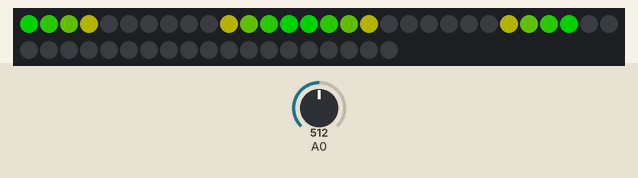
Simulated run of this sketch. Board: Arduino Uno, built with avr-gcc and run on an emulated ATmega328P. On the bench: 49 RGB LEDs in strip order, left to right, continuing on the next row. Inputs (shaded band) come from the test bench; at power-on: A0 = 512. Dim RGB values are drawn brighter than linear.

Above: at 1.26 s.
1.3 s: A0 set to 0
At 2.1 s:
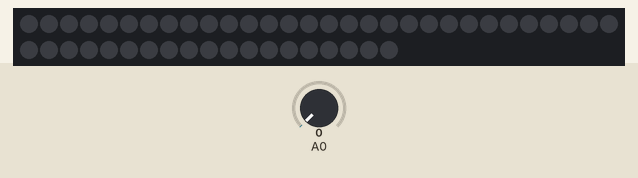
2.8 s: A0 set to 892
At 3.25 s:
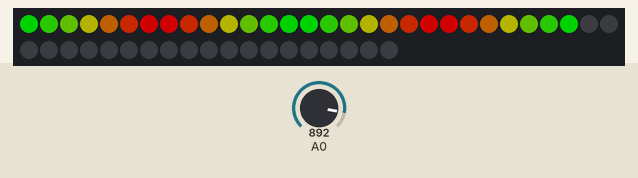
5.2 s: A0 set to 716
At 5.66 s:
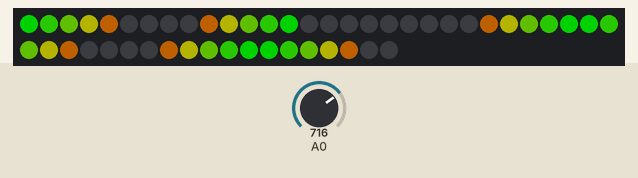
7.6 s: A0 set to 431
At 7.77 s:
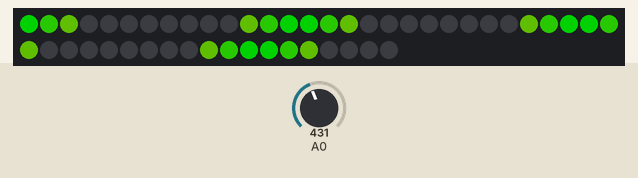
10.0 s: A0 set to 284
At 10.25 s:
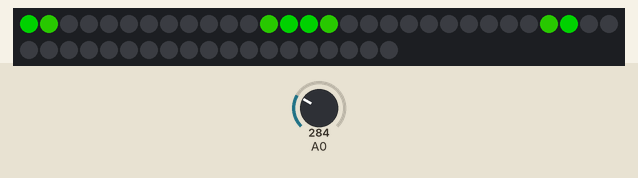
12.5 s: A0 set to 304
At 13.5 s:
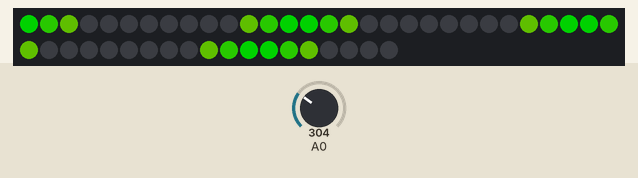
Timing chart, 0 to 15.5 s (numbered marks = the images above; inputs shaded):
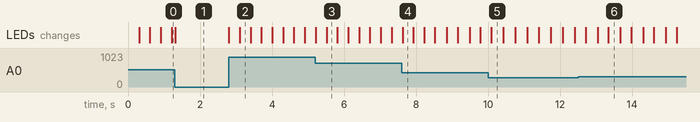

The sketch:

Prueba_con_poti.ino
```cpp
#include <Adafruit_NeoPixel.h>
#ifdef __AVR__
#include <avr/power.h>
#endif

#define PIN        6
#define NUMPIXELS 49

int leftspec[7], rightspect[7];
int leftcount = 0, rightcount = 0;

Adafruit_NeoPixel pixels(NUMPIXELS, PIN, NEO_GRB + NEO_KHZ800);

void setup() {
  #if defined(__AVR_ATtiny85__) && (F_CPU == 16000000)
  clock_prescale_set(clock_div_1);
  #endif
  // END of Trinket-specific code.

  pixels.begin();

  pixels.clear(); // Set all pixel colors to 'off'
  pixels.show();
}

void loop() {

  leftspec[leftcount] = analogRead(A0);
  pintar(leftcount, leftspec[leftcount]);

  leftcount++;
  if(leftcount == 7){
   leftcount = 0;
  }
}

void pintar(int banda, int intensidad)
{
  pixels.fill(0, banda*7, (banda*7)+7);
  // SI LA BANDA DE FRECUENCIA ES PAR, ENCENDEMOS LOS LEDS CORRESPONDIENTES DE FORMA ASCENDENTE
  if(banda%2 == 0)
  {
    if((intensidad > 0) && (intensidad < 147))
    {

      for(int i=0; i < 1; i++)
      {
        pixels.setPixelColor((banda*7) + i, pixels.Color(0+(i*20), 120-(i*20), 0));
      }
    }

    else if((intensidad >= 147) && (intensidad < 294))
    {
      for(int i=0; i < 2; i++)
      {
        pixels.setPixelColor((banda*7) + i, pixels.Color(0+(i*20), 120-(i*20), 0));
      }
    }

    else if((intensidad >= 294) && (intensidad < 441))
    {
      for(int i=0; i < 3; i++)
      {
        pixels.setPixelColor((banda*7) + i, pixels.Color(0+(i*20), 120-(i*20), 0));
      }
    }

    else if((intensidad >= 441) && (intensidad < 588))
    {
      for(int i=0; i < 4; i++)
      {
        pixels.setPixelColor((banda*7) + i, pixels.Color(0+(i*20), 120-(i*20), 0));
      }
    }

    else if((intensidad >= 588) && (intensidad < 735))
    {
      for(int i=0; i < 5; i++)
      {
        pixels.setPixelColor((banda*7) + i, pixels.Color(0+(i*20), 120-(i*20), 0));
      }
    }

    else if((intensidad >= 735) && (intensidad < 882))
    {
      for(int i=0; i < 6; i++)
      {
        pixels.setPixelColor((banda*7) + i, pixels.Color(0+(i*20), 120-(i*20), 0));
      }
    }

    else if((intensidad >= 882) && (intensidad <= 1024))
    {
      for(int i=0; i < 7; i++)
      {
        pixels.setPixelColor((banda*7) + i, pixels.Color(0+(i*20), 120-(i*20), 0));
      }
    }

    else{
      for(int i=0; i < 7; i++)
      {
        pixels.setPixelColor((banda*7) + i, pixels.Color(0, 0, 0));
      }
    }
  }
  // FIN DEL ENCENDIDO ASCENDENTE

  // SI LA BANDA DE FRECUENCIA ES IMPAR, ENCENDEMOS LOS LEDS CORRESPONDIENTES DE FORMA DESCENDENTE
  else
  {
    if((intensidad > 0) && (intensidad < 147))
    {
      for(int i=6; i >= 6; i--)
      {
        pixels.setPixelColor((banda*7) + i, pixels.Color(120-(i*20), 0+(i*20), 0));
      }
    }

    else if((intensidad >= 147) && (intensidad < 294))
    {
      for(int i=6; i >= 5; i--)
      {
        pixels.setPixelColor((banda*7) + i, pixels.Color(120-(i*20), 0+(i*20), 0));
      }
    }

    else if((intensidad >= 294) && (intensidad < 441))
    {
      for(int i=6; i >= 4; i--)
      {
        pixels.setPixelColor((banda*7) + i, pixels.Color(120-(i*20), 0+(i*20), 0));
      }
    }

    else if((intensidad >= 441) && (intensidad < 588))
    {
      for(int i=6; i >= 3; i--)
      {
        pixels.setPixelColor((banda*7) + i, pixels.Color(120-(i*20), 0+(i*20), 0));
      }
    }

    else if((intensidad >= 588) && (intensidad < 735))
    {
      for(int i=6; i >= 2; i--)
      {
        pixels.setPixelColor((banda*7) + i, pixels.Color(120-(i*20), 0+(i*20), 0));
      }
    }

    else if((intensidad >= 735) && (intensidad < 882))
    {
      for(int i=6; i >= 1; i--)
      {
        pixels.setPixelColor((banda*7) + i, pixels.Color(120-(i*20), 0+(i*20), 0));
      }
    }

    else if((intensidad >= 882) && (intensidad <= 1024))
    {
      for(int i=6; i >= 0; i--)
      {
        pixels.setPixelColor((banda*7) + i, pixels.Color(120-(i*20), 0+(i*20), 0));
      }
    }

    else{
      for(int i=6; i >= 0; i--)
      {
        pixels.setPixelColor((banda*7) + i, pixels.Color(0, 0, 0));
      }
    }
  }
  // FIN DEL ENCENDIDO DESCENDENTE
  pixels.show();
}
```

Measured:
- after the input at 1.3 s, the LEDs: change at once (image 1)
- after the input at 2.8 s, the LEDs: first change at once (image 2 shows a later state)
- after the input at 5.2 s, the LEDs: first change at once (image 3 shows a later state)
- after the input at 7.6 s, the LEDs: change at once (image 4)
- after the input at 10.0 s, the LEDs: change after 0.09 s (image 5)
- after the input at 12.5 s, the LEDs: first change after 0.21 s (image 6 shows a later state)
